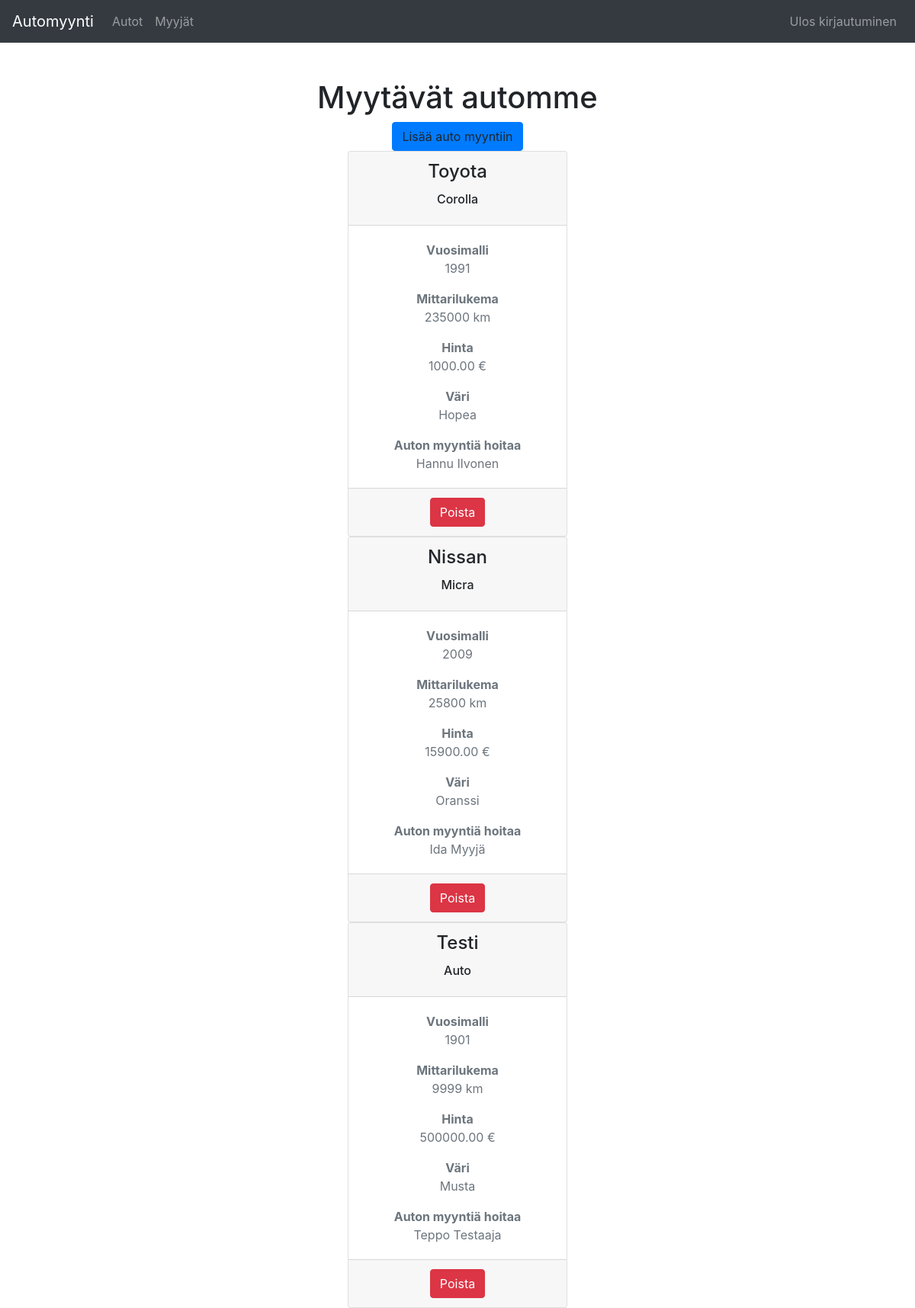
The page /autot/ (signed in) on the database its author committed.
### app/models.py (models this page shows)
class Auto(models.Model):
    merkki = models.CharField(max_length=20, default='merkki')
    malli = models.CharField(max_length=20, default='malli')
    vuosimalli = models.IntegerField(default=2021)
    mittarilukema = models.IntegerField(default=0)
    vari = models.CharField(max_length=20, default='auton väri')
    hinta = models.DecimalField(max_digits=8, decimal_places=2, default=0.00)
    myyja = models.ForeignKey(Myyja, on_delete=models.CASCADE)
    class Meta:
        ordering = ['hinta']

class Myyja(models.Model):
    nimi = models.CharField(max_length=50, default='nimi')
    titteli = models.CharField(max_length=50, default='titteli')
    puhelinnumero = models.CharField(max_length=20, default='00000000')
    email = models.EmailField(max_length=50, default='etu.suku@malli.fi')
    class Meta:
        ordering = ['nimi']

### app/views.py (the view)
# urls.py: path('autot/', autolistanakyma),
def autolistanakyma(request):
    if not request.user.is_authenticated:
        return render(request, 'login.html')
    else:
        autotlista = Auto.objects.all()
        myyjatlista = Myyja.objects.all()
        context = {'autot': autotlista, 'myyjat': myyjatlista}
        return render (request, "autot.html", context)

### app/templates/autot.html (shortened to what this page needs)
{% extends 'index.html' %}
{% block content %}
<br />
<br />
<h1>Myytävät automme</h1>
<div>
<a onclick="showaddform()" class="btn btn-primary">Lisää auto myyntiin</a>
</div>
{% for a in autot %}
<div class="card" style="width: 18rem;">
    <div class="card-header">
        <h4 class="card-title">{{a.merkki}}</h4>
        <h6 class="card-title">{{a.malli}}</h6>
    </div>
    <div class="card-body">
        <p class="card-text text-muted"><b>Vuosimalli</b><br/>{{a.vuosimalli}}</p>
        <p class="card-text text-muted"><b>Mittarilukema</b><br/>{{a.mittarilukema}} km</p>
        <p class="card-text text-muted"><b>Hinta</b><br/>{{a.hinta}} €</p>
        <p class="card-text text-muted"><b>Väri</b><br/>{{a.vari}}</p>
        <p class="card-text text-muted"><b>Auton myyntiä hoitaa</b><br/>{{a.myyja.nimi}}</p>
    </div>
    <div class="card-footer">
        <a href="/poista-auto/{{a.id}}/" class="btn btn-danger">Poista</a>
    </div>
</div>
{% endfor %}
{% endblock %}

### app/templates/index.html (shortened to what this page needs)
<!DOCTYPE html>
<html lang="en">
<head>
    <link rel="stylesheet" href="https://stackpath.bootstrapcdn.com/bootstrap/4.5.0/css/bootstrap.min.css"
>
</head>
<body>
  <nav class="navbar navbar-expand-md navbar-dark bg-dark">
    <a class="navbar-brand" href="/landing/">Automyynti</a>
    <div class="collapse navbar-collapse" id="navbarNav">
        <ul class="navbar-nav mr-auto">
            <li class="nav-item">
                <a class="nav-link d-flex justify-content-start" href="/autot">Autot</a>
            </li>
            <li class="nav-item">
                <a class="nav-link d-flex justify-content-start" href="/myyjat">Myyjät</a>
            </li>
        </ul>
        <ul class="navbar-nav">
            <li class="nav-item">
                <a class="nav-link d-flex justify-content-end" href="/logout">Ulos kirjautuminen</a>
            </li>
        </ul>
    </div>
  </nav>
      <center>
          {% block content %}
          {% endblock %}
      </center>
</body>
</html>

### rows shown on the page
Auto: merkki "Toyota", malli "Corolla", vuosimalli "1991", mittarilukema "235000", hinta "1000.00", vari "Hopea", myyja.nimi "Hannu Ilvonen"
Auto: merkki "Nissan", malli "Micra", vuosimalli "2009", mittarilukema "25800", hinta "15900.00", vari "Oranssi", myyja.nimi "Ida Myyjä"
Auto: merkki "Testi", malli "Auto", vuosimalli "1901", mittarilukema "9999", hinta "500000.00", vari "Musta", myyja.nimi "Teppo Testaaja"
